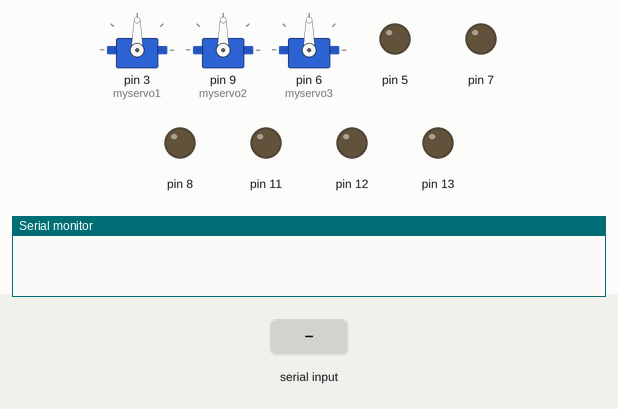
Simulated run of this sketch. Board: Arduino Uno, built with avr-gcc and run on an emulated ATmega328P. On the bench: 3 × servo, output pins drawn as LEDs (lit = HIGH), the last lines printed to the serial monitor. Inputs (shaded band) come from the test bench.

Above: at 1.2 s.
1.3 s: "D" received over Serial
At 1.8 s:
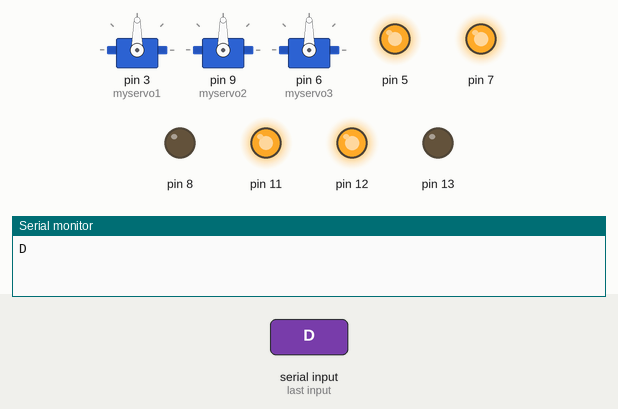
2.8 s: "E" received over Serial
At 4.0 s:
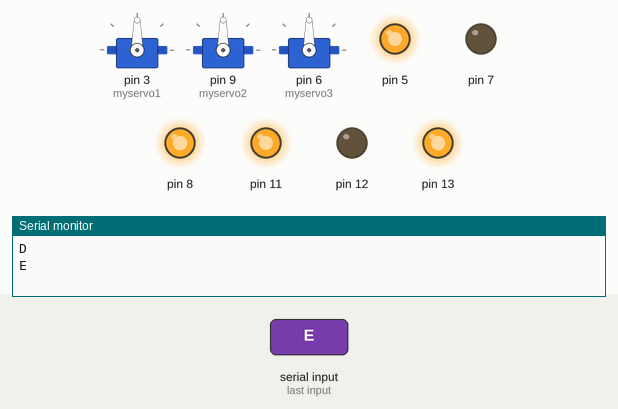
4.3 s: "C" received over Serial
At 5.2 s:
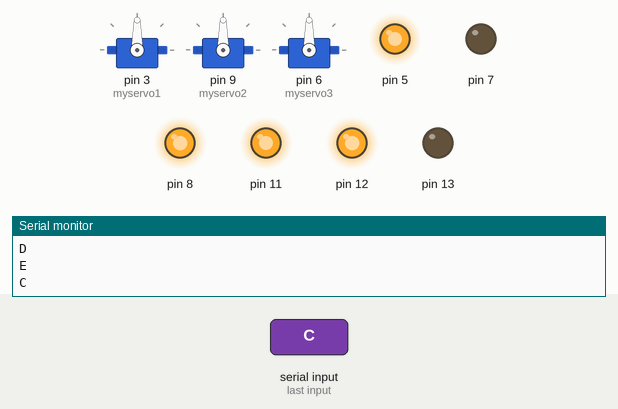
5.8 s: "B" received over Serial
At 6.4 s:
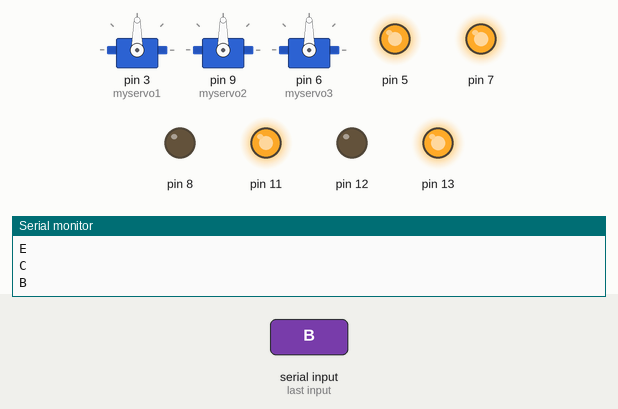
7.3 s: "b" received over Serial
At 8.7 s:
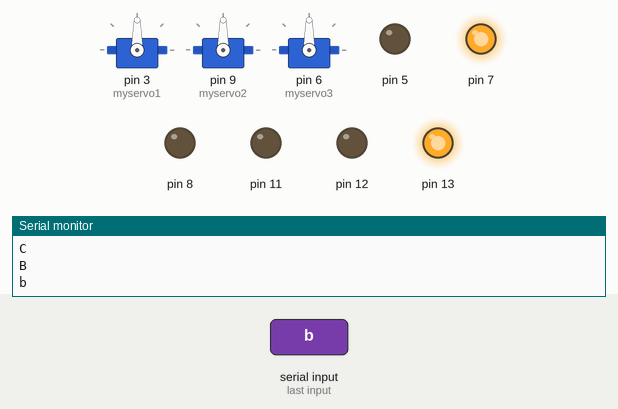
Timing chart, 0 to 9.8 s (numbered marks = the images above; inputs shaded):
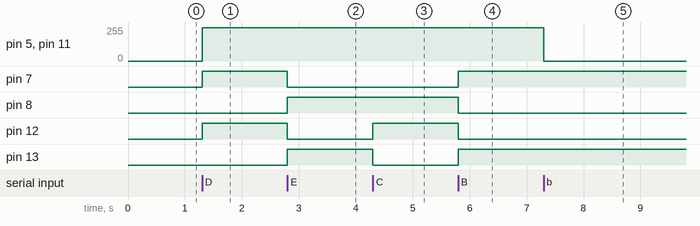

Measured:
- after the input at 1.3 s, pin 5, pin 11: 0/255 → 250/255 at once; pin 7, pin 12: LOW → HIGH at once
- after the input at 2.8 s, pin 7, pin 12: HIGH → LOW at once; pin 8, pin 13: LOW → HIGH at once
- after the input at 4.3 s, pin 12: LOW → HIGH at once; pin 13: HIGH → LOW at once
- after the input at 5.8 s, pin 7, pin 13: LOW → HIGH at once; pin 8, pin 12: HIGH → LOW at once
- after the input at 7.3 s, pin 5, pin 11: 250/255 → 0/255 at once

The sketch:

Grab_N_Go.ino
```cpp
#include <SoftwareSerial.h>
#include <Servo.h>

char character;
Servo myservo1, myservo2, myservo3;

int bluetoothTx = 0;
int bluetoothRx = 1;

SoftwareSerial bluetooth(bluetoothTx, bluetoothRx);

void setup() {
  // put your setup code here, to run once:
  pinMode(7,OUTPUT);
  pinMode(8,OUTPUT);
  pinMode(5,OUTPUT);
  pinMode(12,OUTPUT);
  pinMode(13,OUTPUT);
  pinMode(11,OUTPUT);


  myservo1.attach(3);
  myservo2.attach(9);
  myservo3.attach(6);


  Serial.begin(9600);
  bluetooth.begin(9600);


}
void loop() {
if(Serial.available()){
  character = Serial.read();
  Serial.println(character);
}

if(bluetooth.available()> 0)
  {
    int servopos = bluetooth.read();
    int realservo = servopos;
   if(realservo >= 10 && realservo <60) {
      int servo1 = realservo;
      servo1 = map(servo1, 10, 60, 0, 90);
      myservo1.write(servo1);
      Serial.println("Servo1 ON");
      delay(10);
    }

    if(realservo >= 102 && realservo <200) {
      int servo2 = realservo;
      servo2 = map(servo2, 102, 200, 0, 90);
      myservo2.write(servo2);
      Serial.println("Servo2 ON");
      delay(10);
    }
     if(realservo >= 202 && realservo <250) {
      int servo3 = realservo;
      servo3 = map(servo3, 202, 220, 0, 60);
      myservo3.write(servo3);
      Serial.println("Servo3 ON");
      delay(10);
    }


  }
 if (character == 'D') {
digitalWrite(7,HIGH);
digitalWrite(8,LOW);
digitalWrite(12,HIGH);
digitalWrite(13,LOW);
analogWrite(5,250);
analogWrite(11,250);
character=0;
}
else if (character =='E') {
  digitalWrite(7,LOW);
digitalWrite(8,HIGH);
digitalWrite(12,LOW);
digitalWrite(13,HIGH);
analogWrite(5,250);
analogWrite(11,250);
character=0;
}
else if (character =='C') {
   digitalWrite(7,LOW);
digitalWrite(8,HIGH);
digitalWrite(12,HIGH);
digitalWrite(13,LOW);
analogWrite(5,250);
analogWrite(11,250);
character=0;

}
else if (character =='B') {
  digitalWrite(7,HIGH);
digitalWrite(8,LOW);
digitalWrite(12,LOW);
digitalWrite(13,HIGH);
analogWrite(5,250);
analogWrite(11,250);
character=0;
}

else if (character =='b') {
analogWrite(5,0);
analogWrite(11,0);
}
else if (character =='c') {
analogWrite(5,0);
analogWrite(11,0);
}
else if (character =='d') {
analogWrite(5,0);
analogWrite(11,0);
}
else if (character =='e') {
analogWrite(5,0);
analogWrite(11,0);
}

}
```
